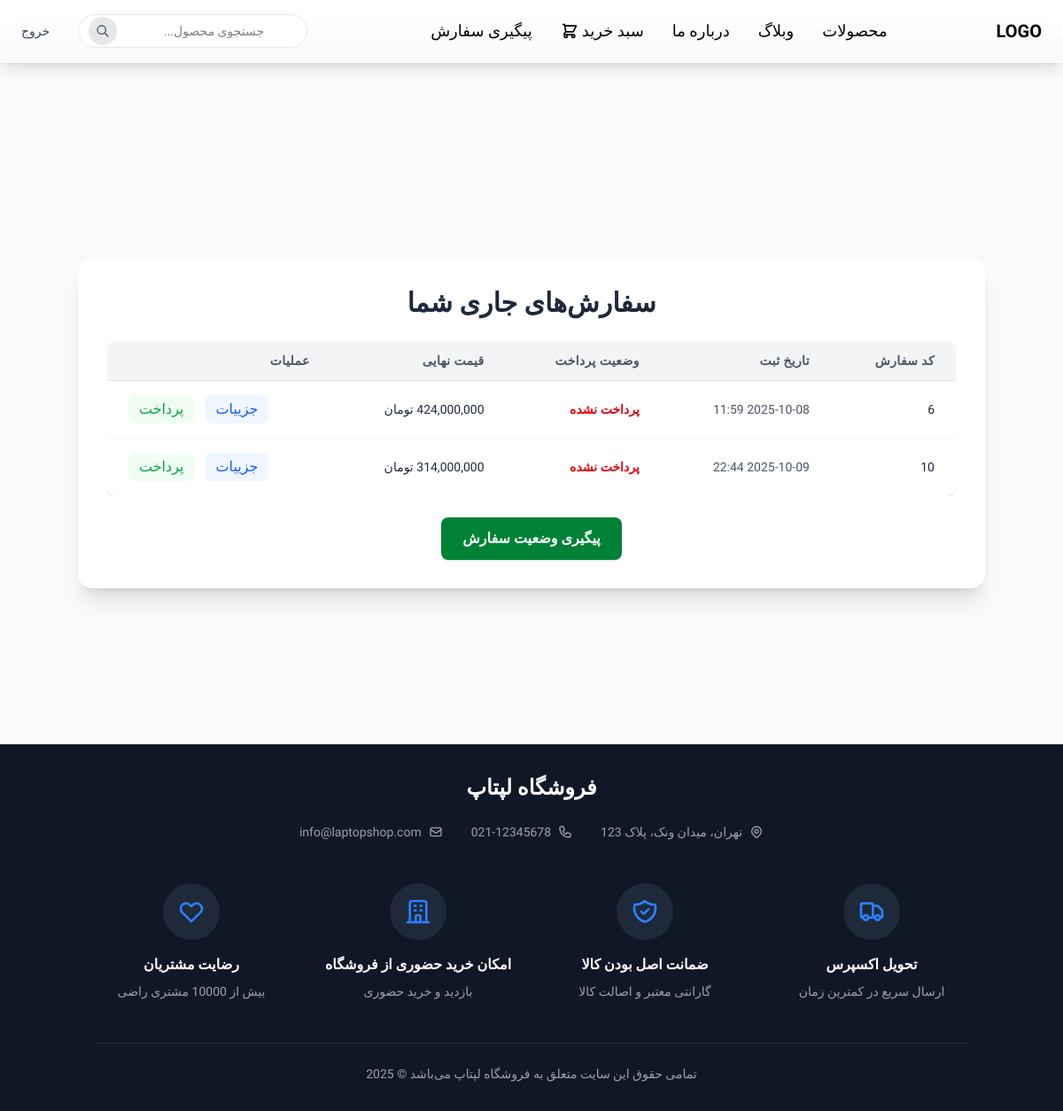
The page /cart/orders_view/ (signed in) on the database its author committed.
### orders/models.py (models this page shows, shortened)
class Order(models.Model):
    user = models.ForeignKey(User, on_delete=models.CASCADE)
    paid = models.BooleanField(default=False)
    created_at = models.DateTimeField(auto_now_add=True)
    updated_at = models.DateTimeField(auto_now=True)
    discount = models.ForeignKey(DiscountCode, blank=True, null=True, on_delete=models.SET_NULL)
    tracking_id = models.CharField(max_length=5, blank=True, null=True, unique=True)
    tracking_post_code = models.CharField(max_length=30, unique=True, blank=True, null=True)
    delivery = models.BooleanField(default=False)
    class Meta:
        ordering = ('user', 'created_at')
    def get_price_after_discount(self):
        total = sum(item.get_cost() for item in self.order_items.all())
        if hasattr(self, 'discount') and self.discount is not None:
            if self.discount.discount_type == 'percentage':
                discount_amount = total * (self.discount.discount_value / 100)
                return int(total - discount_amount)
            else:
                return max(0, int(total - self.discount.discount_value))
        return total

class OrderItem(models.Model):
    order = models.ForeignKey(Order, on_delete=models.CASCADE, related_name='order_items')
    product = models.ForeignKey(Product, on_delete=models.CASCADE)
    price = models.IntegerField()
    quantity = models.IntegerField(default=1)
    def get_cost(self):
        return self.quantity * self.price

### orders/views.py (the view)
# urls.py: path('orders_view/', views.OrdersUserView.as_view(), name='orders_view'),
class OrdersUserView(LoginRequiredMixin, View):
    def get(self, request):
        orders = Order.objects.filter(user=request.user)
        return render(request,'orders/orders_view.html' ,{'orders': orders})

### orders/templates/orders/orders_view.html (shortened to what this page needs)
{% extends 'base.html' %}
{% load humanize %}
{% block content %}
<div class="flex items-center justify-center min-h-screen bg-gray-50 p-4 sm:p-6 md:pt-24 order_container">
    <div class="w-full max-w-5xl bg-white rounded-2xl shadow-xl p-6 sm:p-8">
        <h2 class="text-3xl font-bold text-center mb-6 text-gray-800">سفارش‌های جاری شما</h2>
        {% if not orders %}
            <div class="flex items-center justify-center h-64">
                <p class="text-gray-500 text-lg">شما در حال حاضر هیچ سفارشی ندارید.</p>
            </div>
        {% else %}
            <div class="hidden md:block overflow-x-auto">
                <table class="min-w-full border border-gray-200 rounded-xl overflow-hidden shadow-sm">
                    <thead class="bg-gray-100">
                        <tr>
                            <th class="px-6 py-3 text-right text-sm font-semibold text-gray-600 uppercase tracking-wide border-b border-gray-200">کد سفارش</th>
                            <th class="px-6 py-3 text-right text-sm font-semibold text-gray-600 uppercase tracking-wide border-b border-gray-200">تاریخ ثبت</th>
                            <th class="px-6 py-3 text-right text-sm font-semibold text-gray-600 uppercase tracking-wide border-b border-gray-200">وضعیت پرداخت</th>
                            <th class="px-6 py-3 text-right text-sm font-semibold text-gray-600 uppercase tracking-wide border-b border-gray-200">قیمت نهایی</th>
                            <th class="px-6 py-3 text-right text-sm font-semibold text-gray-600 uppercase tracking-wide border-b border-gray-200">عملیات</th>
                        </tr>
                    </thead>
                    <tbody class="bg-white divide-y divide-gray-100">
                        {% for order in orders %}
                        <tr class="hover:bg-gray-50 transition duration-150">
                            <td class="px-6 py-4 text-sm text-gray-800 font-medium">{{ order.id }}</td>
                            <td class="px-6 py-4 text-sm text-gray-600">{{ order.created_at|date:"Y-m-d H:i" }}</td>
                            <td class="px-6 py-4 text-sm font-semibold">
                                {% if order.paid %}
                                <span class="text-green-600">پرداخت شده</span>
                                {% else %}
                                <span class="text-red-600">پرداخت نشده</span>
                                {% endif %}
                            </td>
                            <td class="px-6 py-4 text-sm text-gray-800">{{ order.get_price_after_discount|floatformat:0|intcomma }} تومان</td>
                            <td class="px-6 py-4 flex space-x-3 justify-end">
                                <a href="{% url 'orders:tracking_order' %}" class="px-3 py-1 bg-blue-50 text-blue-600 rounded-lg hover:bg-blue-100 transition">جزییات</a>
                                {% if not order.paid %}
                                <a href="{% url 'orders:order_pay' order.id %}" class="px-3 py-1 bg-green-50 text-green-600 rounded-lg hover:bg-green-100 transition">پرداخت</a>
                                {% endif %}
                            </td>
                        </tr>
                        {% endfor %}
                    </tbody>
                </table>
            </div>
        {% endif %}
        <div class="mt-6 text-center">
            <a href="{% url 'orders:tracking_order' %}" class="inline-block px-6 py-3 bg-green-700 hover:bg-green-800 text-white font-semibold rounded-lg shadow transition">
                پیگیری وضعیت سفارش
            </a>
        </div>
    </div>
</div>
{% endblock %}

### templates/base.html (style rules this page uses)
body { font-family: 'Vazirmatn', sans-serif; }
.order_container { padding-top: 100px; }

### templates/inc/messages.html (style rules this page uses)
body { font-family: 'Vazirmatn', sans-serif; }

### rows shown on the page
Order: id "6", created_at "2025-10-08 11:59", paid "پرداخت نشده", get_price_after_discount "424,000,000"
Order: id "10", created_at "2025-10-09 22:44", paid "پرداخت نشده", get_price_after_discount "314,000,000"
